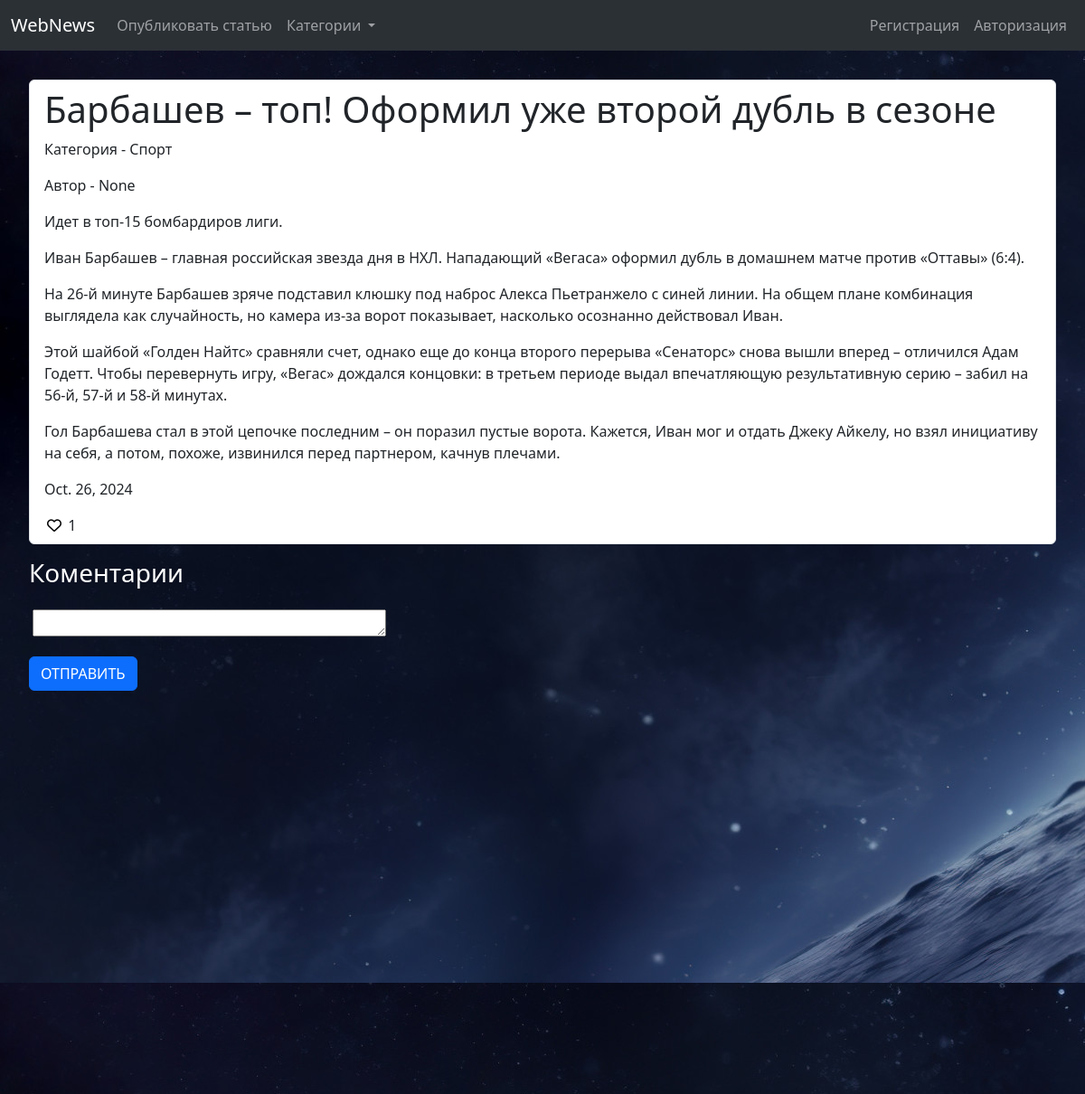
/article/5 (upper part), run on an earlier commit of the app's database.
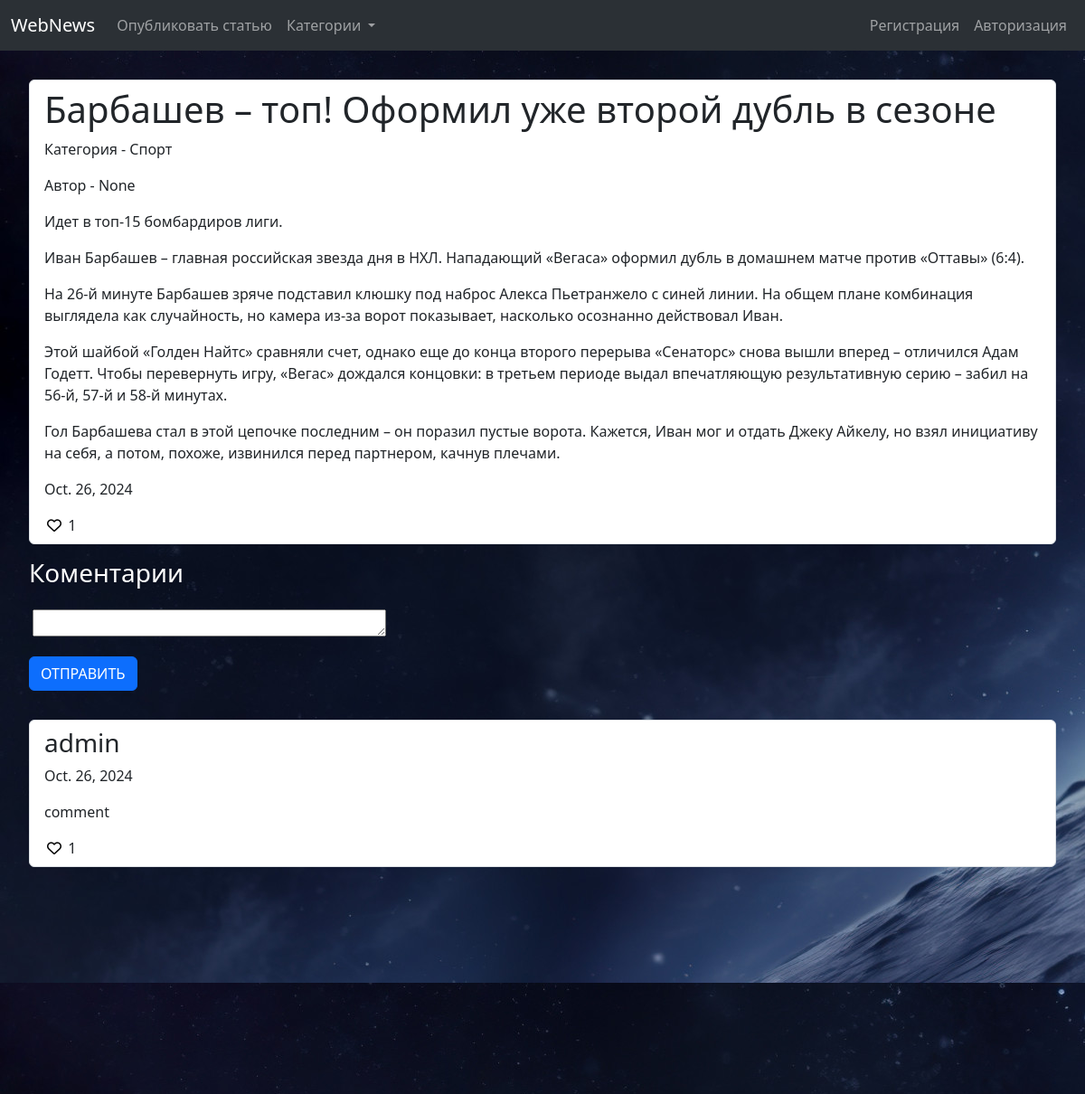
And on a later commit of the database.
### articles/models.py (models this page shows, shortened)
class Comments(models.Model):
    article = models.ForeignKey('Articles', on_delete=models.CASCADE, blank=True, null=True)
    author = models.ForeignKey(User, on_delete=models.CASCADE, blank=True, null=True)
    text = models.TextField(blank=False)
    date = models.DateField(auto_now_add=True)

### articles/views.py (the view)
# urls.py: path('article/<int:art_pk>', views.article_page, name='article'),
def article_page(request, art_pk):
    article = Articles.objects.get(pk=art_pk)
    article_rating = ArticleRating.objects.filter(article=article).count()
    article_valuers = [a.user for a in ArticleRating.objects.filter(article=article)]
    categories = Categories.objects.all()
    form = get_form_for_create_comments(request, article, art_pk)
    comments = get_comments(art_pk)
    context = {'categories': categories, 'article': article, 'form': form,
               'article_rating': article_rating, 'comments': comments,
               'article_valuers': article_valuers}
    return render(request, 'articles/article_page.html', context=context)

### articles/forms.py
class CommentForm(forms.ModelForm):
    class Meta:
        model = Comments
        fields = ('text',)

### articles/models.py (called while the page is built)
    def __str__(self):
        return self.title

    def get_absolute_url(self):
        return reverse('category', kwargs={'cat_pk': self.pk})

### articles/utils.py (called while the page is built)
def get_comments(art_pk):
    comments = Comments.objects.filter(article__pk=art_pk)
    complete_comment = []
    for comment in comments:
        comment_rating = CommentRating.objects.filter(comment=comment).count()
        users_valuers = [c.user for c in CommentRating.objects.filter(comment=comment)]
        complete_comment.append({'body': comment, 'rating': comment_rating,
                                 'users_valuers': users_valuers})
    return complete_comment

def get_form_for_create_comments(request, article, art_pk):
    if request.method == 'POST':
        form = CommentForm(request.POST)
        if form.is_valid():
            new_form = form.save()
            new_form.author = request.user
            new_form.article = article
            new_form.save()
            return redirect('article', art_pk)
    else:
        form = CommentForm()
    return form

### articles/templates/articles/article_page.html (shortened to what this page needs)
{% extends 'articles/base.html' %}
{% block body %}
<div class="article-page">
        <ul class="list-group">
            <li class="list-group-item">
                <h1>{{ article.title }}</h1>
                <p>Категория - {{ article.category }}</p>
                <p>Автор - {{ article.author }}</p>
                <p>{{ article.text|linebreaks }}</p>
                <p>{{ article.date }}</p>
                {% if request.user in article_valuers %}
                <a class="article-rating" href="{% url 'article_rating' article.pk %}"><i class="fa-solid fa-heart"></i></a> {{ article_rating }}
                {% else %}
                <a class="article-rating" href="{% url 'article_rating' article.pk %}"><i class="fa-regular fa-heart"></i></a> {{ article_rating }}
                {% endif %}
            </li>
          </ul>
          <div class="block-for-comments">
              <h3>Коментарии</h3>
              <form method="post">
                    <div class="mb-3">
                        <p>
                            <textarea name="text" cols="40" rows="10" required id="id_text" style="height: 30px;"></textarea>
                        </p>
                    </div>
                    <button type="submit" class="btn btn-primary">ОТПРАВИТЬ</button>
              </form>
          </div>
          <ul class="list-group">
              {% for comment in comments %}
                <li class="list-group-item">
                    <h3>{{ comment.body.author }}</h3>
                    <p>{{ comment.body.date }}</p>
                    <p>{{ comment.body.text }}</p>
                    {% if request.user in comment.users_valuers %}
                    <a class="comment-rating" href="{% url 'comment_rating' comment.body.pk %}"><i class="fa-solid fa-heart"></i></a> {{ comment.rating }}
                    {% else %}
                    <a class="comment-rating" href="{% url 'comment_rating' comment.body.pk %}"><i class="fa-regular fa-heart"></i></a> {{ comment.rating }}
                    {% endif %}
                </li>
              {% endfor %}
          </ul>
</div>
{% endblock %}

What changed in the data, as far as the page shows it:
added Comments: body.author "admin", body "Oct. 26, 2024", body.text "comment", rating "1"
